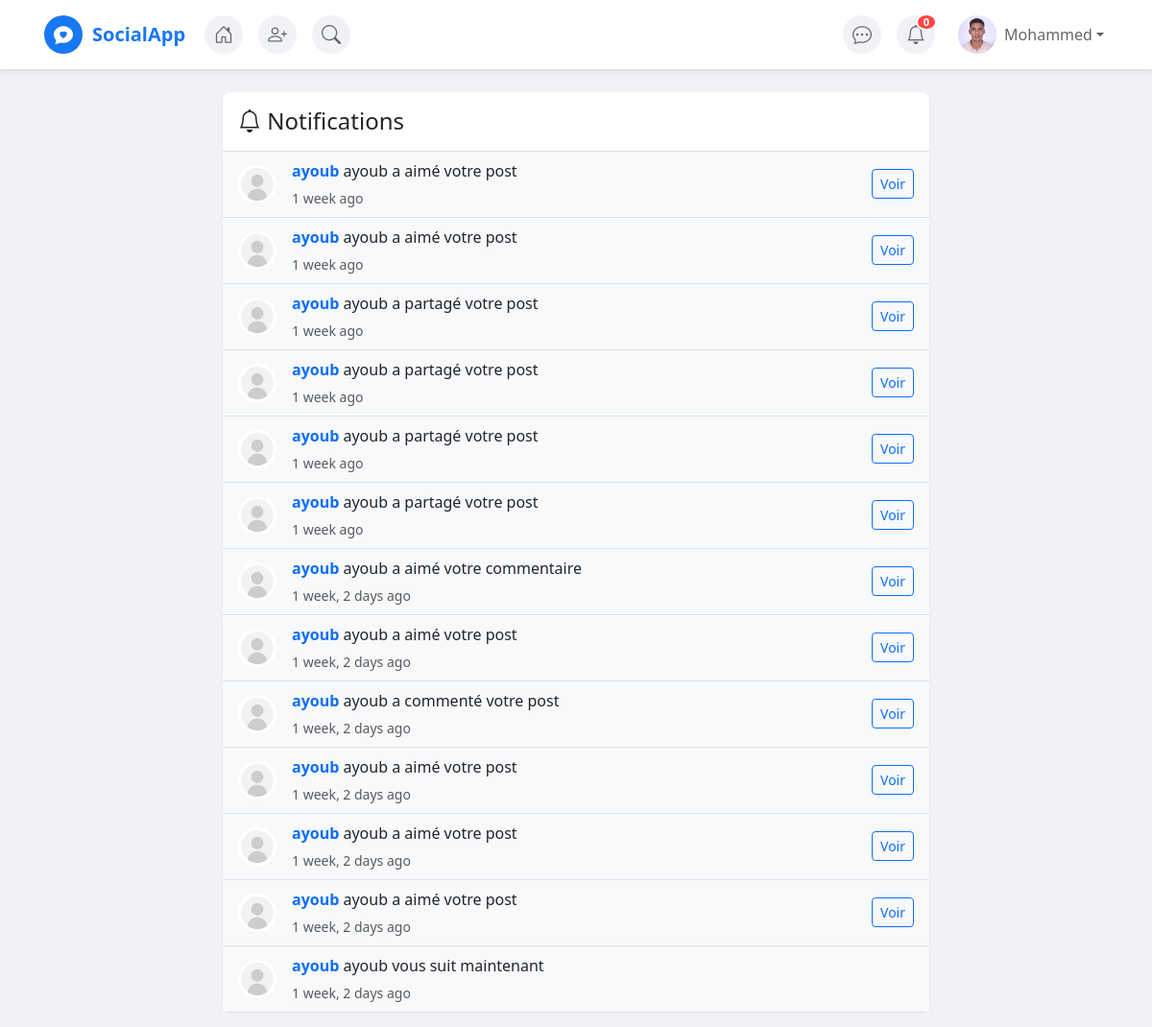
Before: /social/notifications/ (signed in) with the older database file.
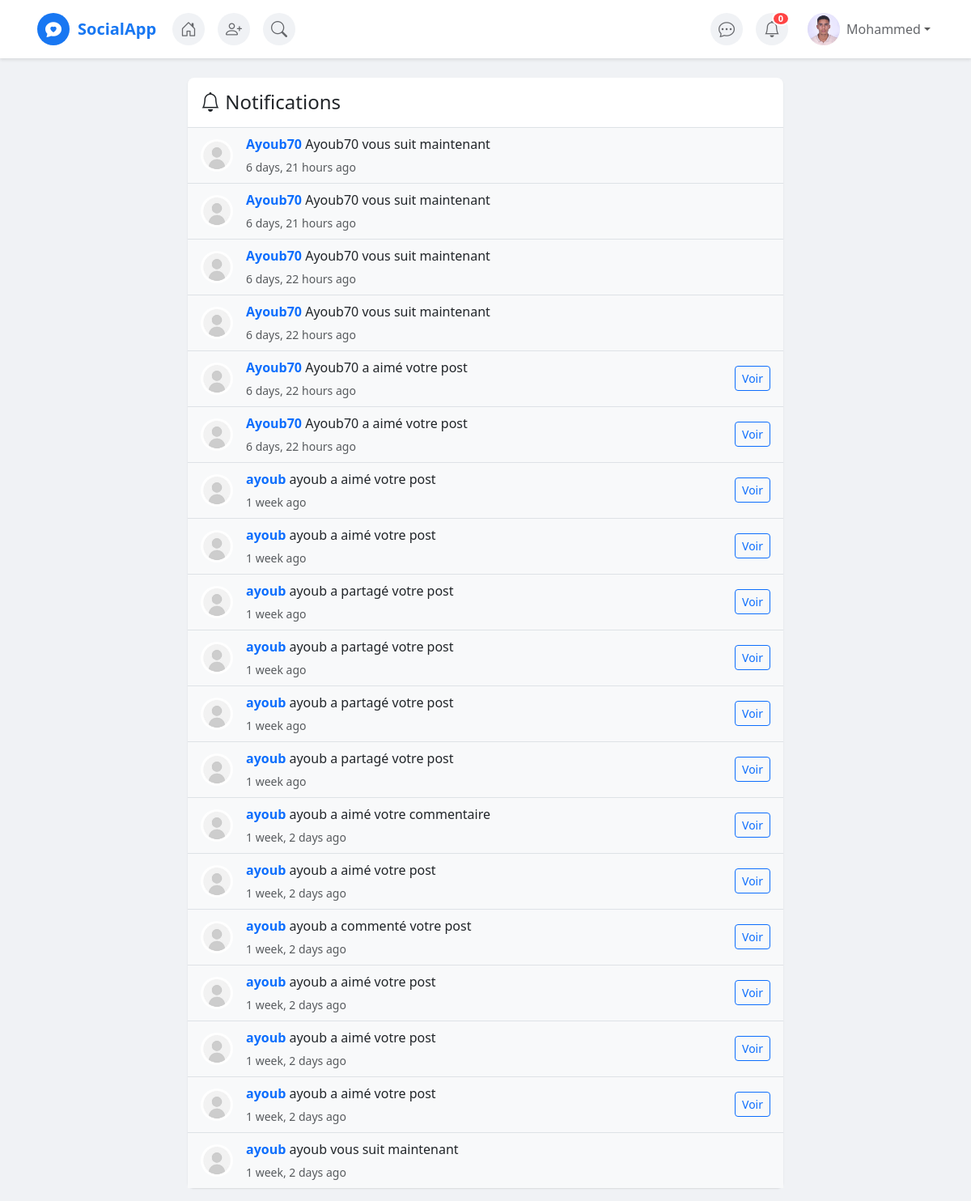
After: the same page with the newer database file.
### apps/users/models.py (models this page shows, shortened)
class CustomUser(AbstractUser):
    email = models.EmailField(unique=True)
    bio = models.TextField(max_length=500, blank=True)
    location = models.CharField(max_length=100, blank=True)
    birth_date = models.DateField(null=True, blank=True)
    website = models.URLField(max_length=200, blank=True)

class Profile(models.Model):
    user = models.OneToOneField(CustomUser, on_delete=models.CASCADE, related_name='profile')
    profile_picture = models.ImageField(upload_to='profile_pics/', default='profile_pics/default.jpg')
    cover_photo = models.ImageField(upload_to='cover_photos/', blank=True, null=True)
    followers_count = models.IntegerField(default=0)
    following_count = models.IntegerField(default=0)
    posts_count = models.IntegerField(default=0)
    created_at = models.DateTimeField(auto_now_add=True)
    updated_at = models.DateTimeField(auto_now=True)

### apps/social/models.py (models this page shows, shortened)
class Notification(models.Model):
    NOTIFICATION_TYPES = (
        ('like', 'Like'),
        ('comment', 'Comment'),
        ('follow', 'Follow'),
        ('mention', 'Mention'),
        ('share', 'Share'),
    )
    recipient = models.ForeignKey(CustomUser, on_delete=models.CASCADE, related_name='notifications')
    sender = models.ForeignKey(CustomUser, on_delete=models.CASCADE, related_name='sent_notifications')
    notification_type = models.CharField(max_length=10, choices=NOTIFICATION_TYPES)
    post = models.ForeignKey('posts.Post', on_delete=models.CASCADE, null=True, blank=True)
    comment = models.ForeignKey('posts.Comment', on_delete=models.CASCADE, null=True, blank=True)
    message = models.CharField(max_length=255)
    is_read = models.BooleanField(default=False)
    created_at = models.DateTimeField(auto_now_add=True)
    class Meta:
        ordering = ['-created_at']

### apps/social/views.py (the view)
# urls.py: path('notifications/', views.notifications, name='notifications'),
@login_required
def notifications(request):
    notifications = request.user.notifications.all()[:20]
    unread_count = request.user.notifications.filter(is_read=False).count()
    context = {
        'notifications': notifications,
        'unread_count': unread_count
    }
    return render(request, 'social/notifications.html', context)

### templates/social/notifications.html (shortened to what this page needs)
{% extends 'base.html' %}
{% block content %}
<div class="container mt-4">
    <div class="row justify-content-center">
        <div class="col-lg-8">
            <div class="post-card">
                <div class="p-3 border-bottom">
                    <h4 class="mb-0"><i class="bi bi-bell"></i> Notifications</h4>
                </div>
                <div class="list-group list-group-flush">
                    {% for notification in notifications %}
                    <div class="list-group-item {% if not notification.is_read %}bg-light{% endif %}">
                        <div class="d-flex align-items-center">
                            <img src="{{ notification.sender.profile.profile_picture.url }}"
                                 alt="" class="profile-img me-3">
                            <div class="flex-grow-1">
                                <p class="mb-1">
                                    <a href="{% url 'users:profile' notification.sender.username %}"
                                       class="text-decoration-none fw-bold">
                                        {{ notification.sender.username }}
                                    </a>
                                    {{ notification.message }}
                                </p>
                                <small class="text-muted">{{ notification.created_at|timesince }} ago</small>
                            </div>
                            {% if notification.notification_type == 'like' or notification.notification_type == 'comment' %}
                            <a href="{% url 'posts:post_detail' notification.post.id %}"
                               class="btn btn-sm btn-outline-primary">
                                Voir
                            </a>
                            {% endif %}
                        </div>
                    </div>
                    {% empty %}
                    <div class="p-4 text-center text-muted">
                        <i class="bi bi-bell-slash display-1"></i>
                        <p class="mt-3">Aucune notification</p>
                    </div>
                    {% endfor %}
                </div>
            </div>
        </div>
    </div>
</div>
{% endblock %}

### templates/base.html (shortened to what this page needs)
<!DOCTYPE html>
<html lang="fr">
<head>
    <link href="https://cdn.jsdelivr.net/npm/bootstrap@5.3.0/dist/css/bootstrap.min.css" rel="stylesheet">
    <link rel="stylesheet" href="https://cdn.jsdelivr.net/npm/bootstrap-icons@1.11.0/font/bootstrap-icons.css">
</head>
<body>
    <nav class="navbar navbar-expand-lg navbar-light bg-white sticky-top">
        <div class="container">
            <a class="navbar-brand fw-bold d-flex align-items-center" href="{% url 'posts:feed' %}" style="text-decoration: none;">
                <div class="nav-icon-wrapper" style="margin-right: 10px; background-color: var(--primary-color);">
                    <i class="bi bi-chat-heart-fill" style="color: white;"></i>
                </div>
                <span style="color: var(--primary-color);">SocialApp</span>
            </a>
            <div class="collapse navbar-collapse" id="navbarNav">
                <ul class="navbar-nav me-auto">
                    <li class="nav-item">
                        <a class="nav-link-icon" href="{% url 'posts:feed' %}" title="Accueil">
                            <div class="nav-icon-wrapper">
                                <i class="bi bi-house-door"></i>
                            </div>
                        </a>
                    </li>
                    <li class="nav-item">
                        <a class="nav-link-icon" href="{% url 'social:suggestions' %}" title="Suggestions">
                            <div class="nav-icon-wrapper">
                                <i class="bi bi-person-plus"></i>
                            </div>
                        </a>
                    </li>
                    <li class="nav-item">
                        <a class="nav-link-icon" href="{% url 'social:search_users' %}" title="Rechercher">
                            <div class="nav-icon-wrapper">
                                <i class="bi bi-search"></i>
                            </div>
                        </a>
                    </li>
                </ul>
                {% if user.is_authenticated %}
                <ul class="navbar-nav">
                    <li class="nav-item position-relative">
                        <a class="nav-link-icon" href="{% url 'social:list_conversations' %}" title="Conversations">
                            <div class="nav-icon-wrapper">
                                <i class="bi bi-chat-dots"></i>
                            </div>
                        </a>
                    </li>
                    <li class="nav-item position-relative">
                        <a class="nav-link-icon" href="{% url 'social:notifications' %}" title="Notifications">
                            <div class="nav-icon-wrapper">
                                <i class="bi bi-bell"></i>
                                <span class="notification-badge" id="notif-count">0</span>
                            </div>
                        </a>
                    </li>
                    <li class="nav-item dropdown">
                        <a class="nav-link dropdown-toggle d-flex align-items-center" href="#" id="navbarDropdown" role="button"
                           data-bs-toggle="dropdown" style="text-decoration: none;">
                            <div class="nav-icon-wrapper" style="margin-right: 8px;">
                                <img src="{{ user.profile.profile_picture.url }}" alt="" style="width: 100%; height: 100%; border-radius: 50%; object-fit: cover;">
                            </div>
                            <span style="color: #65676b;">{{ user.username }}</span>
                        </a>
                    </li>
                </ul>
                {% endif %}
            </div>
        </div>
    </nav>
    {% block content %}{% endblock %}
</body>
</html>

### templates/base.html (style rules this page uses)
:root { --primary-color: #1877f2; --hover-color: #e7f3ff; }
body { background-color: #f0f2f5; }
.navbar { background-color: white; box-shadow: 0 2px 4px rgba(0,0,0,.1); }
.post-card { background: white; border-radius: 8px; box-shadow: 0 1px 2px rgba(0,0,0,.1); margin-bottom: 1rem; }
.profile-img { width: 40px; height: 40px; border-radius: 50%; object-fit: cover; }
.nav-icon-wrapper { position: relative; display: inline-flex; align-items: center; justify-content: center; width: 40px; height: 40px; border-radius: 50%; background-color: #f0f2f5; transition: all 0.3s ease; margin: 0 4px; }
.nav-icon-wrapper i { font-size: 20px; color: #65676b; }
.nav-link-icon { padding: 0 !important; text-decoration: none !important; display: flex; align-items: center; justify-content: center; }
.notification-badge { position: absolute; top: -2px; right: -2px; background: #ff4444; color: white; border-radius: 50%; padding: 2px 6px; font-size: 11px; font-weight: bold; min-width: 18px; height: 18px; display: flex; align-items: center; justify-content: center; border: 2px solid white; }
.navbar-nav { display: flex; align-items: center; gap: 8px; }
.navbar-nav .nav-item { display: flex; align-items: center; }

Changed rows visible on the page:
added Notification: sender.profile.profile_picture (placeholder picture), sender.username "Ayoub70", message "Ayoub70 vous suit maintenant", created_at "6 days, 21 hours"
added Notification: sender.profile.profile_picture (placeholder picture), sender.username "Ayoub70", message "Ayoub70 vous suit maintenant", created_at "6 days, 21 hours"
added Notification: sender.profile.profile_picture (placeholder picture), sender.username "Ayoub70", message "Ayoub70 vous suit maintenant", created_at "6 days, 22 hours"
added Notification: sender.profile.profile_picture (placeholder picture), sender.username "Ayoub70", message "Ayoub70 vous suit maintenant", created_at "6 days, 22 hours"
added Notification: sender.profile.profile_picture (placeholder picture), sender.username "Ayoub70", message "Ayoub70 a aimé votre post", created_at "6 days, 22 hours", notification_type "Voir"
added Notification: sender.profile.profile_picture (placeholder picture), sender.username "Ayoub70", message "Ayoub70 a aimé votre post", created_at "6 days, 22 hours", notification_type "Voir"
